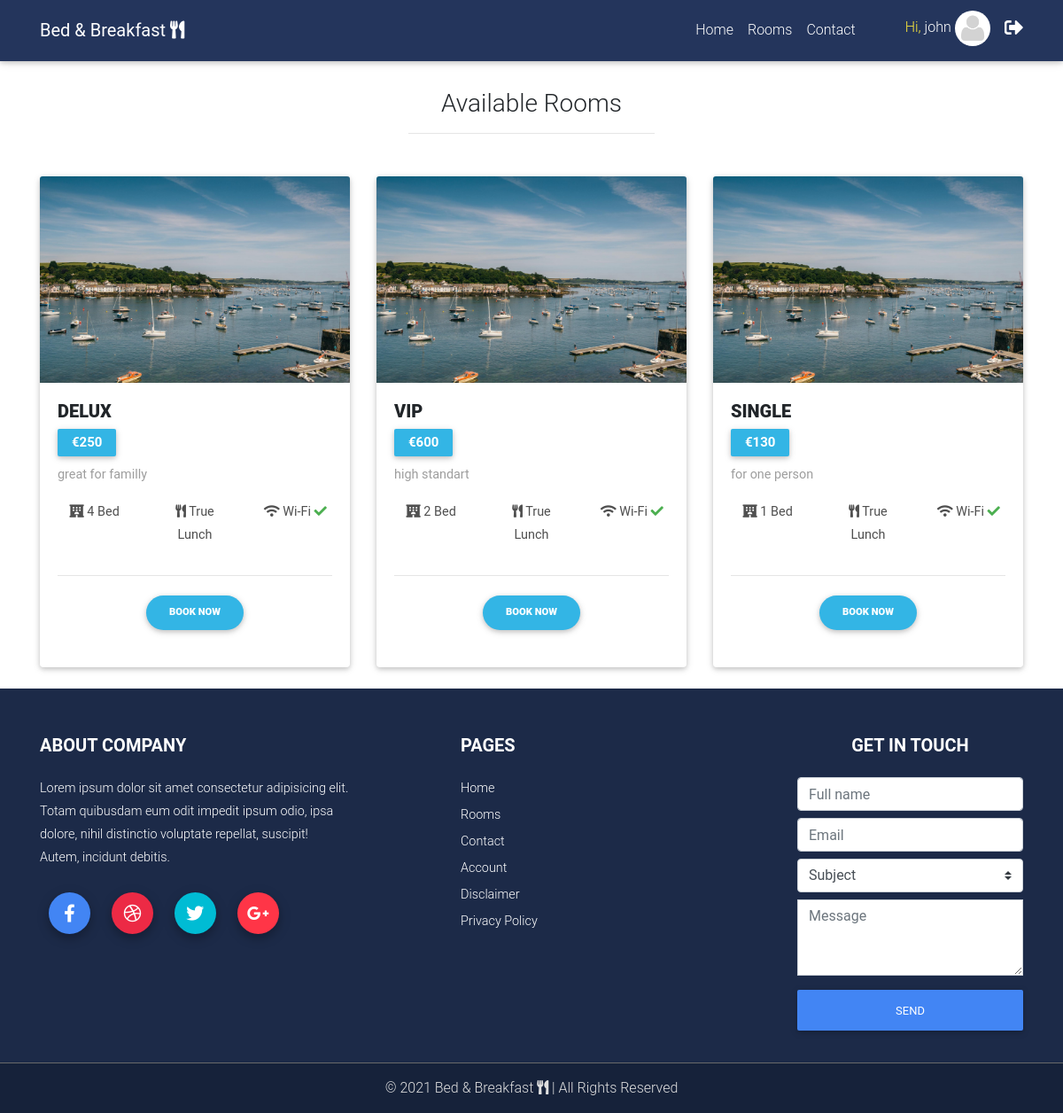
/rooms (signed in), run on the app's committed database.
### src/models.py (models this page shows)
class User(db.Model, UserMixin):
    id = db.Column(db.Integer, primary_key=True)
    fname = db.Column(db.String(150))
    lname = db.Column(db.String(150))
    email = db.Column(db.String(150), unique=True)
    phone = db.Column(db.String(100), default="")
    gender = db.Column(db.String(100), default="")
    country = db.Column(db.String(100), default="")
    city = db.Column(db.String(100), default="")
    zip_code = db.Column(db.String(100), default="")
    address = db.Column(db.Text, default="")
    date_of_birth = db.Column(db.String(100), default="")
    password = db.Column(db.Text)
    avatar = db.Column(db.String(225), default="default_user_img.png")
    role = db.Column(db.Boolean(), default=False)
    registered_on = db.Column(db.DateTime, default=datetime.now())

class Rooms(db.Model):
	id = db.Column(db.Integer, primary_key=True)
	title = db.Column(db.String(100))
	description = db.Column(db.Text)
	thumb = db.Column(db.String(225))
	price = db.Column(db.Integer)
	bed = db.Column(db.Integer)
	lunch = db.Column(db.Boolean(), default=False)
	wifi = db.Column(db.Boolean(), default=False)

### src/views.py (the view)
@views.route("/rooms")
def rooms():
	rooms = Rooms.query.all()
	return render_template("rooms.html", user=current_user, room=rooms)

### src/templates/rooms.html (shortened to what this page needs)
{% extends "base.html" %}
{% block content %}
<div class="container" style="margin-top: 100px;">
   <h3 class="text-center">Available Rooms</h3>
   <hr class="mx-auto w-25 mb-5">
   <div class="row">
   {% for data in room %}
   <div class="col-md-6 col-lg-4">
      <div class="card card-personal mb-4">
         <div class="view overlay">
            <img class="card-img-top" src="{{ url_for('static', filename='img/room1.jpg') }}">
         </div>
         <div class="card-body">
               <h5 class="font-weight-bold text-uppercase">
                  <strong>{{ data.title }}</strong>
               </h5>
            <span class="badge badge-info px-3 py-2" style="font-size: 15px;">&euro;{{ data.price }}</span>
            <p class="grey-text mt-2">{{ data.description|truncate(85) }}</p>
            <div class="row">
               <div class="col-lg-4 col-md-12 text-center">
                  <p class="dark-grey-text">
                     <i class="fas fa-hotel dark-grey-text" aria-hidden="true"></i> {{ data.bed }} Bed
                  </p>
               </div>
               <div class="col-lg-4 col-md-12 text-center">
                  <p class="dark-grey-text">
                     <i class="fas fa-utensils dark-grey-text" aria-hidden="true"></i> {{ data.lunch }} Lunch
                  </p>
               </div>
               <div class="col-lg-4 col-md-12 text-center">
                  <p class="dark-grey-text">
                     {% if data.wifi == 1 %}
                     <i class="fas fa-wifi dark-grey-text"></i> Wi-Fi <i class="fas fa-check green-text"></i>
                     {% else %}
                     <i class="fas fa-wifi dark-grey-text"></i> Wi-Fi <i class="fas fa-times red-text"></i>
                     {% endif %}
                  </p>
               </div>
            </div>
            <hr>
            <div class="col-12 text-center">
               <form action="{{ url_for('views.room_book') }}" method="GET">
                  <button type="submit" class="btn btn-info btn-md font-weight-bold btn-rounded waves-effect waves-light">
                     <strong>Book Now</strong>
                  </button>
               </form>
            </div>
         </div>
      </div>
   </div>
   {% endfor %}
   </div>
   </div>
   {% endblock content %}

### src/templates/navbar.html (shortened to what this page needs)
<nav class="navbar fixed-top navbar-expand-lg navbar-dark scrolling-navbar">
  <div class="container">
    <a class="navbar-brand" href="#"><strong>Bed &amp; Breakfast <i class="fas fa-utensils"></i></strong></a>
    <div class="collapse navbar-collapse" id="navbarMenu">
      <ul class="navbar-nav ml-auto smooth-scroll">
{% if user.is_authenticated %}
        <li class="nav-item">
          <a class="nav-link" href="{{ url_for('views.home') }}">Home</a>
        </li>
        <li class="nav-item">
          <a class="nav-link" href="{{ url_for('views.rooms') }}">Rooms</a>
        </li>
        <li class="nav-item">
          <a class="nav-link" href="{{ url_for('views.contact') }}">Contact</a>
        </li>
        <li class="nav-item avatar">
          <a class="nav-link p-0 ml-5" href="{{ url_for('views.user_dashboard') }}" title="Profile">
            <span class="yellow-text">Hi, </span>{{ user.fname }}
            <img src="{{ url_for('static', filename='img/user_avatars/') }}{{ user.avatar }}" class="rounded-circle z-depth-0" height="40">
          </a>
        </li>
        <li class="nav-item ml-3 mt-2"><a href="{{ url_for('auth.logout') }}" class="text-white" title="Logout"><i class="fas fa-sign-out-alt fa-lg"></i></a></li>
{% endif %}
      </ul>
    </div>
  </div>
</nav>

### src/static/css/style.css (style rules this page uses)
html, body, header, .jarallax { height: 100%; }

### data on the page
User: fname "john", avatar (placeholder picture)
Rooms: title "DELUX", price "250", description "great for familly", bed "4", lunch "True", wifi True (drawn)
Rooms: title "VIP", price "600", description "high standart", bed "2", lunch "True", wifi True (drawn)
Rooms: title "SINGLE", price "130", description "for one person", bed "1", lunch "True", wifi True (drawn)
